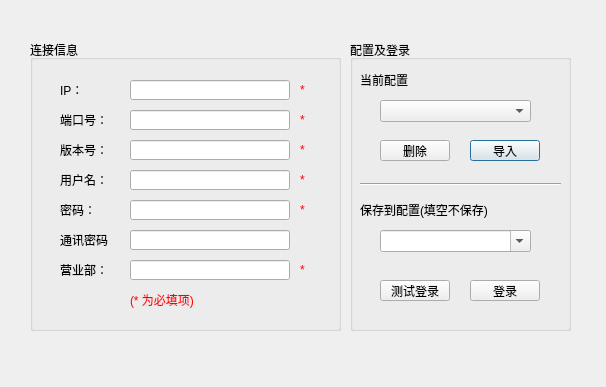
<?xml version="1.0" encoding="UTF-8"?>
<ui version="4.0">
 <class>LoginWidget</class>
 <widget class="QDialog" name="LoginWidget">
  <property name="geometry">
   <rect>
    <x>0</x>
    <y>0</y>
    <width>606</width>
    <height>387</height>
   </rect>
  </property>
  <property name="windowTitle">
   <string>登录</string>
  </property>
  <property name="sizeGripEnabled">
   <bool>false</bool>
  </property>
  <widget class="QGroupBox" name="groupBox">
   <property name="geometry">
    <rect>
     <x>30</x>
     <y>40</y>
     <width>311</width>
     <height>291</height>
    </rect>
   </property>
   <property name="title">
    <string>连接信息</string>
   </property>
   <widget class="QLabel" name="label_7">
    <property name="geometry">
     <rect>
      <x>30</x>
      <y>220</y>
      <width>50</width>
      <height>20</height>
     </rect>
    </property>
    <property name="text">
     <string>营业部：</string>
    </property>
   </widget>
   <widget class="QLabel" name="label_3">
    <property name="geometry">
     <rect>
      <x>30</x>
      <y>100</y>
      <width>50</width>
      <height>20</height>
     </rect>
    </property>
    <property name="text">
     <string>版本号：</string>
    </property>
   </widget>
   <widget class="QLineEdit" name="lineEdit_txpass">
    <property name="geometry">
     <rect>
      <x>100</x>
      <y>190</y>
      <width>160</width>
      <height>20</height>
     </rect>
    </property>
    <property name="echoMode">
     <enum>QLineEdit::Password</enum>
    </property>
   </widget>
   <widget class="QLineEdit" name="lineEdit_password">
    <property name="geometry">
     <rect>
      <x>100</x>
      <y>160</y>
      <width>160</width>
      <height>20</height>
     </rect>
    </property>
    <property name="echoMode">
     <enum>QLineEdit::Password</enum>
    </property>
   </widget>
   <widget class="QLineEdit" name="lineEdit_ip">
    <property name="geometry">
     <rect>
      <x>100</x>
      <y>40</y>
      <width>160</width>
      <height>20</height>
     </rect>
    </property>
   </widget>
   <widget class="QLabel" name="label_2">
    <property name="geometry">
     <rect>
      <x>30</x>
      <y>70</y>
      <width>50</width>
      <height>20</height>
     </rect>
    </property>
    <property name="text">
     <string>端口号：</string>
    </property>
   </widget>
   <widget class="QLabel" name="label_6">
    <property name="geometry">
     <rect>
      <x>30</x>
      <y>190</y>
      <width>50</width>
      <height>20</height>
     </rect>
    </property>
    <property name="text">
     <string>通讯密码：</string>
    </property>
   </widget>
   <widget class="QLabel" name="label">
    <property name="geometry">
     <rect>
      <x>30</x>
      <y>40</y>
      <width>50</width>
      <height>20</height>
     </rect>
    </property>
    <property name="text">
     <string>IP：</string>
    </property>
   </widget>
   <widget class="QLineEdit" name="lineEdit_port">
    <property name="geometry">
     <rect>
      <x>100</x>
      <y>70</y>
      <width>160</width>
      <height>20</height>
     </rect>
    </property>
   </widget>
   <widget class="QLineEdit" name="lineEdit_version">
    <property name="geometry">
     <rect>
      <x>100</x>
      <y>100</y>
      <width>160</width>
      <height>20</height>
     </rect>
    </property>
   </widget>
   <widget class="QLineEdit" name="lineEdit_user">
    <property name="geometry">
     <rect>
      <x>100</x>
      <y>130</y>
      <width>160</width>
      <height>20</height>
     </rect>
    </property>
   </widget>
   <widget class="QLabel" name="label_4">
    <property name="geometry">
     <rect>
      <x>30</x>
      <y>130</y>
      <width>50</width>
      <height>20</height>
     </rect>
    </property>
    <property name="text">
     <string>用户名：</string>
    </property>
   </widget>
   <widget class="QLabel" name="label_5">
    <property name="geometry">
     <rect>
      <x>30</x>
      <y>160</y>
      <width>50</width>
      <height>20</height>
     </rect>
    </property>
    <property name="text">
     <string>密码：</string>
    </property>
   </widget>
   <widget class="QLineEdit" name="lineEdit_yyb">
    <property name="geometry">
     <rect>
      <x>100</x>
      <y>220</y>
      <width>160</width>
      <height>20</height>
     </rect>
    </property>
   </widget>
   <widget class="QLabel" name="label_10">
    <property name="geometry">
     <rect>
      <x>270</x>
      <y>40</y>
      <width>21</width>
      <height>20</height>
     </rect>
    </property>
    <property name="styleSheet">
     <string notr="true">color:red;</string>
    </property>
    <property name="text">
     <string>*</string>
    </property>
   </widget>
   <widget class="QLabel" name="label_11">
    <property name="geometry">
     <rect>
      <x>270</x>
      <y>70</y>
      <width>21</width>
      <height>20</height>
     </rect>
    </property>
    <property name="styleSheet">
     <string notr="true">color:red;</string>
    </property>
    <property name="text">
     <string>*</string>
    </property>
   </widget>
   <widget class="QLabel" name="label_12">
    <property name="geometry">
     <rect>
      <x>270</x>
      <y>100</y>
      <width>21</width>
      <height>20</height>
     </rect>
    </property>
    <property name="styleSheet">
     <string notr="true">color:red;</string>
    </property>
    <property name="text">
     <string>*</string>
    </property>
   </widget>
   <widget class="QLabel" name="label_13">
    <property name="geometry">
     <rect>
      <x>270</x>
      <y>130</y>
      <width>21</width>
      <height>20</height>
     </rect>
    </property>
    <property name="styleSheet">
     <string notr="true">color:red;</string>
    </property>
    <property name="text">
     <string>*</string>
    </property>
   </widget>
   <widget class="QLabel" name="label_14">
    <property name="geometry">
     <rect>
      <x>270</x>
      <y>160</y>
      <width>21</width>
      <height>20</height>
     </rect>
    </property>
    <property name="styleSheet">
     <string notr="true">color:red;</string>
    </property>
    <property name="text">
     <string>*</string>
    </property>
   </widget>
   <widget class="QLabel" name="label_15">
    <property name="geometry">
     <rect>
      <x>270</x>
      <y>220</y>
      <width>21</width>
      <height>20</height>
     </rect>
    </property>
    <property name="styleSheet">
     <string notr="true">color:red;</string>
    </property>
    <property name="text">
     <string>*</string>
    </property>
   </widget>
   <widget class="QLabel" name="label_16">
    <property name="geometry">
     <rect>
      <x>100</x>
      <y>250</y>
      <width>121</width>
      <height>20</height>
     </rect>
    </property>
    <property name="styleSheet">
     <string notr="true">color:red;</string>
    </property>
    <property name="text">
     <string>(* 为必填项)</string>
    </property>
   </widget>
  </widget>
  <widget class="QGroupBox" name="groupBox_2">
   <property name="geometry">
    <rect>
     <x>350</x>
     <y>40</y>
     <width>221</width>
     <height>291</height>
    </rect>
   </property>
   <property name="title">
    <string>配置及登录</string>
   </property>
   <widget class="QLabel" name="label_8">
    <property name="geometry">
     <rect>
      <x>10</x>
      <y>30</y>
      <width>71</width>
      <height>20</height>
     </rect>
    </property>
    <property name="text">
     <string>当前配置</string>
    </property>
   </widget>
   <widget class="QComboBox" name="combo_curConfig">
    <property name="geometry">
     <rect>
      <x>30</x>
      <y>60</y>
      <width>151</width>
      <height>22</height>
     </rect>
    </property>
    <property name="editable">
     <bool>false</bool>
    </property>
   </widget>
   <widget class="QLabel" name="label_9">
    <property name="geometry">
     <rect>
      <x>10</x>
      <y>160</y>
      <width>161</width>
      <height>20</height>
     </rect>
    </property>
    <property name="text">
     <string>保存到配置(填空不保存)</string>
    </property>
   </widget>
   <widget class="QComboBox" name="combo_saveConfig">
    <property name="geometry">
     <rect>
      <x>30</x>
      <y>190</y>
      <width>151</width>
      <height>22</height>
     </rect>
    </property>
    <property name="editable">
     <bool>true</bool>
    </property>
   </widget>
   <widget class="QPushButton" name="button_loadConfig">
    <property name="geometry">
     <rect>
      <x>120</x>
      <y>100</y>
      <width>70</width>
      <height>21</height>
     </rect>
    </property>
    <property name="text">
     <string>导入</string>
    </property>
   </widget>
   <widget class="QPushButton" name="button_deleteConfig">
    <property name="geometry">
     <rect>
      <x>30</x>
      <y>100</y>
      <width>70</width>
      <height>21</height>
     </rect>
    </property>
    <property name="text">
     <string>删除</string>
    </property>
   </widget>
   <widget class="Line" name="line">
    <property name="geometry">
     <rect>
      <x>10</x>
      <y>136</y>
      <width>201</width>
      <height>16</height>
     </rect>
    </property>
    <property name="orientation">
     <enum>Qt::Horizontal</enum>
    </property>
   </widget>
   <widget class="QPushButton" name="button_test">
    <property name="geometry">
     <rect>
      <x>30</x>
      <y>240</y>
      <width>70</width>
      <height>21</height>
     </rect>
    </property>
    <property name="text">
     <string>测试登录</string>
    </property>
   </widget>
   <widget class="QPushButton" name="button_confirm">
    <property name="geometry">
     <rect>
      <x>120</x>
      <y>240</y>
      <width>70</width>
      <height>21</height>
     </rect>
    </property>
    <property name="text">
     <string>登录</string>
    </property>
   </widget>
  </widget>
 </widget>
 <layoutdefault spacing="6" margin="11"/>
 <tabstops>
  <tabstop>lineEdit_ip</tabstop>
  <tabstop>lineEdit_port</tabstop>
  <tabstop>lineEdit_version</tabstop>
  <tabstop>lineEdit_user</tabstop>
  <tabstop>lineEdit_password</tabstop>
  <tabstop>lineEdit_txpass</tabstop>
  <tabstop>lineEdit_yyb</tabstop>
  <tabstop>combo_curConfig</tabstop>
  <tabstop>button_loadConfig</tabstop>
  <tabstop>button_deleteConfig</tabstop>
  <tabstop>combo_saveConfig</tabstop>
  <tabstop>button_confirm</tabstop>
 </tabstops>
 <resources/>
 <connections/>
</ui>
